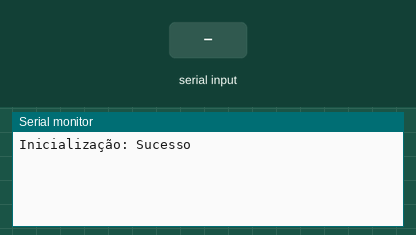
Simulated run of this sketch. Board: ESP32. On the bench: the last lines printed to the serial monitor. The inputs (shaded band) are chosen by the test bench.

Above: at 1.2 s.
1.3 s: byte 30 received over Serial
At 2.0 s:
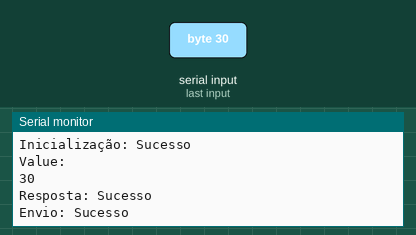
2.8 s: byte 90 received over Serial
At 4.0 s:
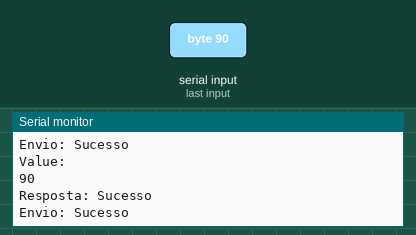
4.3 s: byte 120 received over Serial
At 5.4 s:
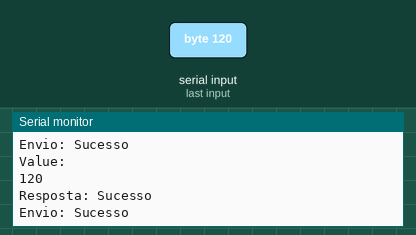

Measured:
- after the input at 1.3 s, the serial monitor: prints a new line at once (image 1)
- after the input at 2.8 s, the serial monitor: prints a new line at once (image 2)
- after the input at 4.3 s, the serial monitor: prints a new line at once (image 3)

The sketch:

Master.ino
```cpp
#include <esp_now.h>
#include <WiFi.h>

#define CHANNEL 1
#define ENCRYPTION 0

uint8_t peerMacAddress[] = {0xB4, 0xE6, 0x2D, 0x86, 0x27, 0x21};
esp_now_peer_info_t peer;

void setup() {
  Serial.begin(115200);

  setup_ESP_Now();
  add_Peer(peerMacAddress);
  esp_now_register_send_cb(OnDataSent);
}

void setup_ESP_Now() {
  WiFi.mode(WIFI_STA);

  if (esp_now_init() == ESP_OK) {
    Serial.println("Inicialização: Sucesso");
  }
  else {
    Serial.println("Inicialização: Falha");
    ESP.restart();
  }
}

void add_Peer(uint8_t *peerMacAddress) {
  peer.channel = CHANNEL;
  peer.encrypt = ENCRYPTION;
  memcpy(peer.peer_addr, peerMacAddress, 6);
  esp_now_add_peer(&peer);
}

void OnDataSent(const uint8_t *mac_addr, esp_now_send_status_t status) {
  Serial.println(status == ESP_NOW_SEND_SUCCESS ? "Envio: Sucesso" : "Envio: Falha");
}

void read_and_send() {
  if (Serial.available() > 0) {
    uint8_t value = Serial.read();
    Serial.println("Value: ");
    Serial.println(value);
    send(&value, peerMacAddress);
  }
}

void send(const uint8_t *value, uint8_t *peerMacAddress) {
  esp_err_t result = esp_now_send(peerMacAddress, value, sizeof(value));
  Serial.println(result == ESP_OK ? "Resposta: Sucesso" : "Resposta: Falha");
}

void loop() {
  read_and_send();
}
```
